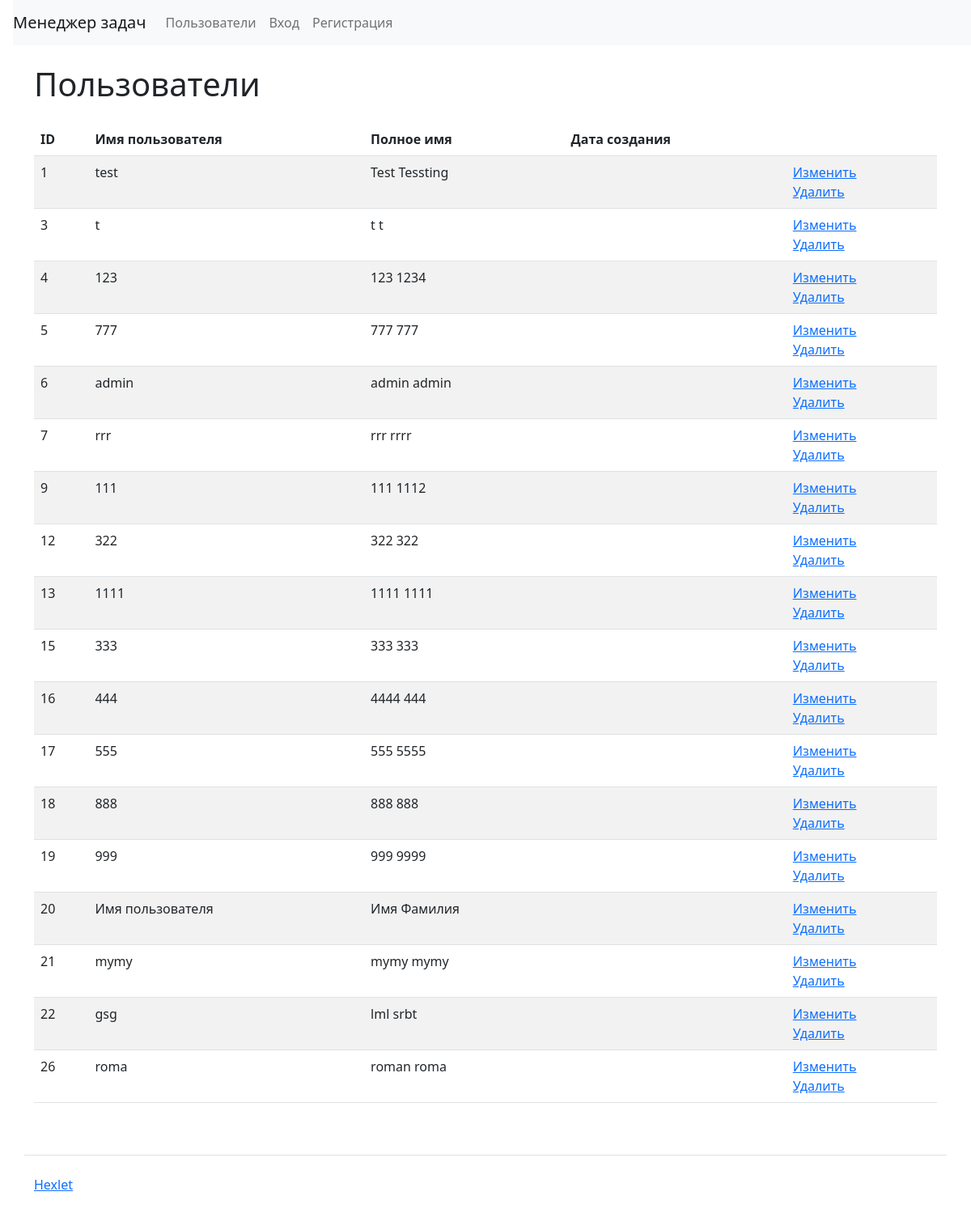
/users/, run on the app's committed database.
### task_manager/users/models.py (models this page shows, shortened)
class CustomUser(AbstractUser, PermissionsMixin):
    objects = CustomUserManager()
    USERNAME_FIELD = 'username'
    REQUIRED_FIELDS = ['first_name', 'last_name', 'password']

### task_manager/users/views.py (the view)
# urls.py: path('', UserListView.as_view(), name='users'),
class UserListView(ListView):
    model = CustomUser
    context_object_name = 'users'
    template_name = 'users/user_list.html'

### task_manager/templates/users/user_list.html (shortened to what this page needs)
{% extends "main.html" %}
{% load i18n %}
{% block content %}
<div class="container wrapper flex-grow-1">
      <h1 class="my-4">
{% trans "Users" %}
      </h1>
<table class="table table-striped">
  <thead>
    <tr>
      <th>ID</th>
      <th>{% trans "User name" %}</th>
      <th>{% trans "Full name" %}</th>
      <th>{% trans "Created at" %}</th>
      <th></th>
    </tr>
  </thead>
  <tbody>
    {% for user in users %}
      <tr>
        <td>{{ user.id }}</td>
        <td>{{ user.username }}</td>
        <td>{{ user.first_name }} {{ user.last_name}}</td>
        <td>{{ user.created_at|date:"d.m.Y H:i" }}</td>
        <td>
          <a href="{% url 'users:users_update' user.pk %}">{% trans "Edit" %}</a>
          <br>
           <a href="{% url 'users:users_delete' user.pk %}">{% trans "Delete" %}</a>
        </td>
      </tr>
   {% endfor %}
        </tbody>
</table>
    </div>
{% endblock %}

### data on the page
CustomUser: id "1", username "test", first_name "Test", last_name "Tessting"
CustomUser: id "3", username "t", first_name "t", last_name "t"
CustomUser: id "4", username "123", first_name "123", last_name "1234"
CustomUser: id "5", username "777", first_name "777", last_name "777"
CustomUser: id "6", username "admin", first_name "admin", last_name "admin"
CustomUser: id "7", username "rrr", first_name "rrr", last_name "rrrr"
CustomUser: id "9", username "111", first_name "111", last_name "1112"
CustomUser: id "12", username "322", first_name "322", last_name "322"
CustomUser: id "13", username "1111", first_name "1111", last_name "1111"
CustomUser: id "15", username "333", first_name "333", last_name "333"
CustomUser: id "16", username "444", first_name "4444", last_name "444"
CustomUser: id "17", username "555", first_name "555", last_name "5555"
CustomUser: id "18", username "888", first_name "888", last_name "888"
CustomUser: id "19", username "999", first_name "999", last_name "9999"
CustomUser: id "20", username "Имя пользователя", first_name "Имя", last_name "Фамилия"
CustomUser: id "21", username "mymy", first_name "mymy", last_name "mymy"
CustomUser: id "22", username "gsg", first_name "lml", last_name "srbt"
CustomUser: id "26", username "roma", first_name "roman", last_name "roma"
